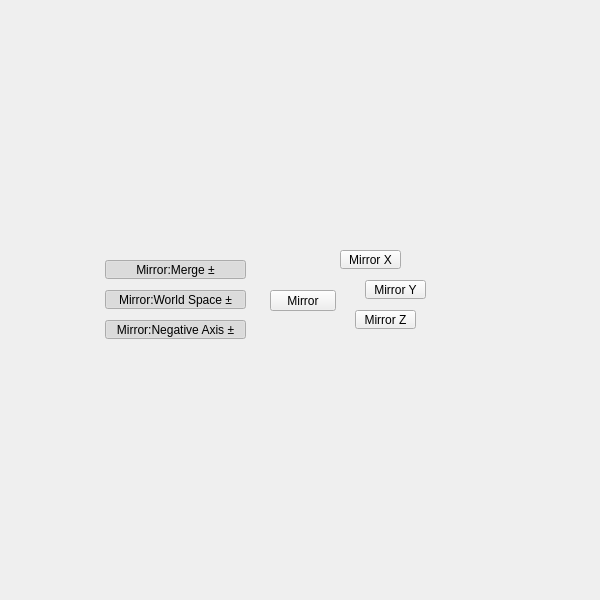
<?xml version="1.0" encoding="UTF-8"?>
<ui version="4.0">
 <class>QtUi</class>
 <widget class="QMainWindow" name="QtUi">
  <property name="enabled">
   <bool>true</bool>
  </property>
  <property name="geometry">
   <rect>
    <x>0</x>
    <y>0</y>
    <width>600</width>
    <height>600</height>
   </rect>
  </property>
  <property name="sizePolicy">
   <sizepolicy hsizetype="Ignored" vsizetype="Ignored">
    <horstretch>0</horstretch>
    <verstretch>0</verstretch>
   </sizepolicy>
  </property>
  <property name="minimumSize">
   <size>
    <width>0</width>
    <height>0</height>
   </size>
  </property>
  <property name="maximumSize">
   <size>
    <width>600</width>
    <height>600</height>
   </size>
  </property>
  <property name="cursor">
   <cursorShape>ArrowCursor</cursorShape>
  </property>
  <property name="windowTitle">
   <string>Toolkit</string>
  </property>
  <property name="whatsThis">
   <string>main</string>
  </property>
  <property name="toolButtonStyle">
   <enum>Qt::ToolButtonIconOnly</enum>
  </property>
  <property name="tabShape">
   <enum>QTabWidget::Triangular</enum>
  </property>
  <property name="dockNestingEnabled">
   <bool>true</bool>
  </property>
  <property name="dockOptions">
   <set>QMainWindow::AllowNestedDocks|QMainWindow::AllowTabbedDocks|QMainWindow::AnimatedDocks|QMainWindow::ForceTabbedDocks</set>
  </property>
  <widget class="QWidget" name="main_widget">
   <property name="sizePolicy">
    <sizepolicy hsizetype="Ignored" vsizetype="Ignored">
     <horstretch>0</horstretch>
     <verstretch>0</verstretch>
    </sizepolicy>
   </property>
   <widget class="QPushButton" name="i019">
    <property name="geometry">
     <rect>
      <x>270</x>
      <y>290</y>
      <width>66</width>
      <height>21</height>
     </rect>
    </property>
    <property name="minimumSize">
     <size>
      <width>0</width>
      <height>21</height>
     </size>
    </property>
    <property name="maximumSize">
     <size>
      <width>16777215</width>
      <height>21</height>
     </size>
    </property>
    <property name="whatsThis">
     <string>mirror</string>
    </property>
    <property name="text">
     <string>Mirror</string>
    </property>
   </widget>
   <widget class="QPushButton" name="chk008">
    <property name="enabled">
     <bool>true</bool>
    </property>
    <property name="geometry">
     <rect>
      <x>105</x>
      <y>290</y>
      <width>141</width>
      <height>19</height>
     </rect>
    </property>
    <property name="maximumSize">
     <size>
      <width>16777215</width>
      <height>19</height>
     </size>
    </property>
    <property name="toolTip">
     <string>Mirror: Mirror in world space instead of object space.</string>
    </property>
    <property name="layoutDirection">
     <enum>Qt::RightToLeft</enum>
    </property>
    <property name="text">
     <string>Mirror:World Space ±</string>
    </property>
    <property name="checkable">
     <bool>true</bool>
    </property>
    <property name="checked">
     <bool>true</bool>
    </property>
    <property name="autoDefault">
     <bool>false</bool>
    </property>
    <property name="default">
     <bool>false</bool>
    </property>
    <property name="flat">
     <bool>false</bool>
    </property>
    <property name="bnabled" stdset="0">
     <bool>true</bool>
    </property>
   </widget>
   <widget class="PushButton" name="b000">
    <property name="geometry">
     <rect>
      <x>340</x>
      <y>250</y>
      <width>61</width>
      <height>19</height>
     </rect>
    </property>
    <property name="maximumSize">
     <size>
      <width>111</width>
      <height>19</height>
     </size>
    </property>
    <property name="toolTip">
     <string>Mirror geometry across the X axis.</string>
    </property>
    <property name="text">
     <string>Mirror X</string>
    </property>
    <property name="iconSize">
     <size>
      <width>18</width>
      <height>18</height>
     </size>
    </property>
   </widget>
   <widget class="PushButton" name="b001">
    <property name="geometry">
     <rect>
      <x>365</x>
      <y>280</y>
      <width>61</width>
      <height>19</height>
     </rect>
    </property>
    <property name="maximumSize">
     <size>
      <width>111</width>
      <height>19</height>
     </size>
    </property>
    <property name="toolTip">
     <string>Mirror geometry across the Y axis.</string>
    </property>
    <property name="text">
     <string>Mirror Y</string>
    </property>
    <property name="iconSize">
     <size>
      <width>18</width>
      <height>18</height>
     </size>
    </property>
   </widget>
   <widget class="PushButton" name="b002">
    <property name="geometry">
     <rect>
      <x>355</x>
      <y>310</y>
      <width>61</width>
      <height>19</height>
     </rect>
    </property>
    <property name="maximumSize">
     <size>
      <width>111</width>
      <height>19</height>
     </size>
    </property>
    <property name="toolTip">
     <string>Mirror geometry across the Z axis.</string>
    </property>
    <property name="text">
     <string>Mirror Z</string>
    </property>
    <property name="iconSize">
     <size>
      <width>18</width>
      <height>18</height>
     </size>
    </property>
   </widget>
   <widget class="QPushButton" name="chk000">
    <property name="enabled">
     <bool>true</bool>
    </property>
    <property name="geometry">
     <rect>
      <x>105</x>
      <y>320</y>
      <width>141</width>
      <height>19</height>
     </rect>
    </property>
    <property name="maximumSize">
     <size>
      <width>16777215</width>
      <height>19</height>
     </size>
    </property>
    <property name="toolTip">
     <string>Mirror: Perform mirror along the negative axis.</string>
    </property>
    <property name="layoutDirection">
     <enum>Qt::RightToLeft</enum>
    </property>
    <property name="text">
     <string>Mirror:Negative Axis ±</string>
    </property>
    <property name="checkable">
     <bool>true</bool>
    </property>
    <property name="checked">
     <bool>true</bool>
    </property>
    <property name="autoDefault">
     <bool>false</bool>
    </property>
    <property name="default">
     <bool>false</bool>
    </property>
    <property name="flat">
     <bool>false</bool>
    </property>
    <property name="bnabled" stdset="0">
     <bool>true</bool>
    </property>
   </widget>
   <widget class="QPushButton" name="chk007">
    <property name="enabled">
     <bool>true</bool>
    </property>
    <property name="geometry">
     <rect>
      <x>105</x>
      <y>260</y>
      <width>141</width>
      <height>19</height>
     </rect>
    </property>
    <property name="maximumSize">
     <size>
      <width>16777215</width>
      <height>19</height>
     </size>
    </property>
    <property name="toolTip">
     <string>Mirror: Merge the mirrored geometry with the original.</string>
    </property>
    <property name="layoutDirection">
     <enum>Qt::RightToLeft</enum>
    </property>
    <property name="text">
     <string>Mirror:Merge ±</string>
    </property>
    <property name="checkable">
     <bool>true</bool>
    </property>
    <property name="checked">
     <bool>true</bool>
    </property>
    <property name="autoDefault">
     <bool>false</bool>
    </property>
    <property name="default">
     <bool>false</bool>
    </property>
    <property name="flat">
     <bool>false</bool>
    </property>
    <property name="bnabled" stdset="0">
     <bool>true</bool>
    </property>
   </widget>
  </widget>
 </widget>
 <customwidgets>
  <customwidget>
   <class>PushButton</class>
   <extends>QPushButton</extends>
   <header>widgets.pushbutton.h</header>
  </customwidget>
 </customwidgets>
 <resources/>
 <connections/>
 <designerdata>
  <property name="gridDeltaX">
   <number>5</number>
  </property>
  <property name="gridDeltaY">
   <number>10</number>
  </property>
  <property name="gridSnapX">
   <bool>true</bool>
  </property>
  <property name="gridSnapY">
   <bool>true</bool>
  </property>
  <property name="gridVisible">
   <bool>true</bool>
  </property>
 </designerdata>
</ui>
